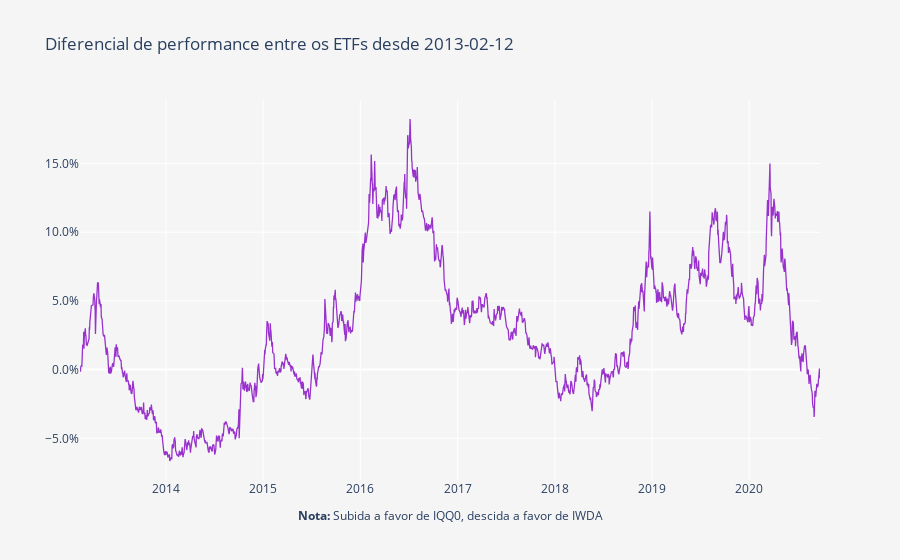

The code cell stored with this chart in its notebook:
### Code cell
layout = go.Layout(
    title='Diferencial de performance entre os ETFs desde ' + Begin,
    plot_bgcolor='#f5f5f5',
    paper_bgcolor='#f5f5f5',
    xaxis=dict(
        title='<b>Nota:</b> Subida a favor de IQQ0, descida a favor de IWDA',
        showgrid=True,
        titlefont=dict(size=12),
    ),
    yaxis=dict(
        title='',
        showgrid=True,
        zeroline=True, # Adicionar ou não a zero line
        tickformat=".1%" # tickformat=".2%" se quiseres mais casas decimais
    ))

trace0 = go.Scatter(
    x = fundos.index,
    y = (round(((fundos.iloc[:, 1] / fundos.iloc[:, 0])- 1), 5)),
    name = 'Portfolio',
    line = dict(
        color = 'darkorchid',
        width = 1.3)
)

data = [trace0]
        
fig = go.Figure(data=data, layout=layout)
py.iplot(fig)

### Figure 1 — Plotly figure (JSON) as saved in the notebook; plotly's stock layout.template omitted (floating-point values rounded to 4 significant figures; data arrays with more than 128 entries replaced by an {"elided": "..."} marker saying what was removed)
{"data": [{"line": {"color": "darkorchid", "width": 1.3}, "name": "Portfolio", "type": "scatter", "x": {"elided": "1946 str values"}, "y": {"elided": "1946 float values"}}], "layout": {"autosize": true, "paper_bgcolor": "#f5f5f5", "plot_bgcolor": "#f5f5f5", "title": {"text": "Diferencial de performance entre os ETFs desde 2013-02-12"}, "xaxis": {"autorange": true, "range": ["2013-02-12", "2020-09-23"], "showgrid": true, "title": {"font": {"size": 12}, "text": "<b>Nota:</b> Subida a favor de IQQ0, descida a favor de IWDA"}, "type": "date"}, "yaxis": {"autorange": true, "range": [-0.08033, 0.1962], "showgrid": true, "tickformat": ".1%", "title": {"text": ""}, "type": "linear", "zeroline": true}}}
